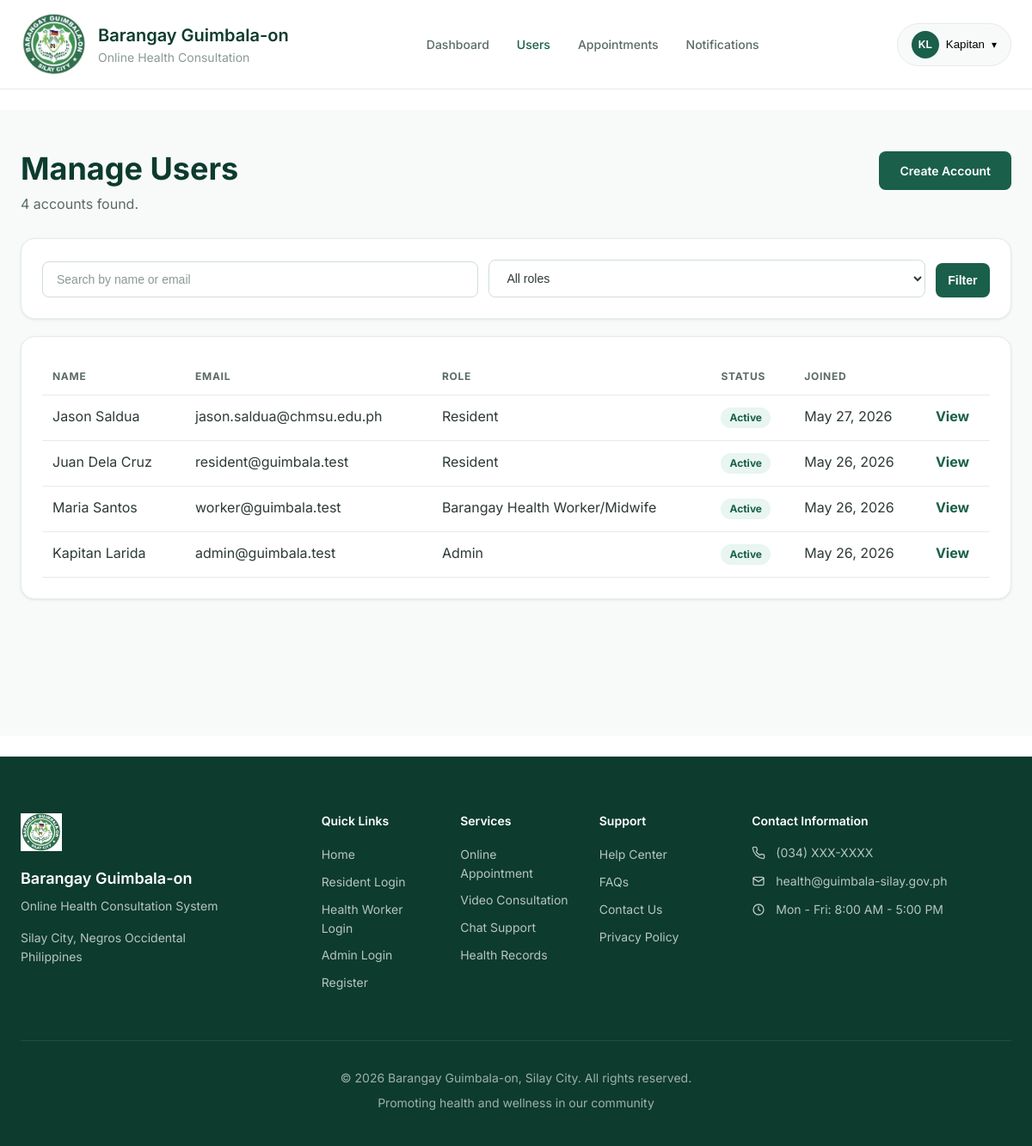
The page /accounts/admin/users/ (signed in) on the database as committed earlier.
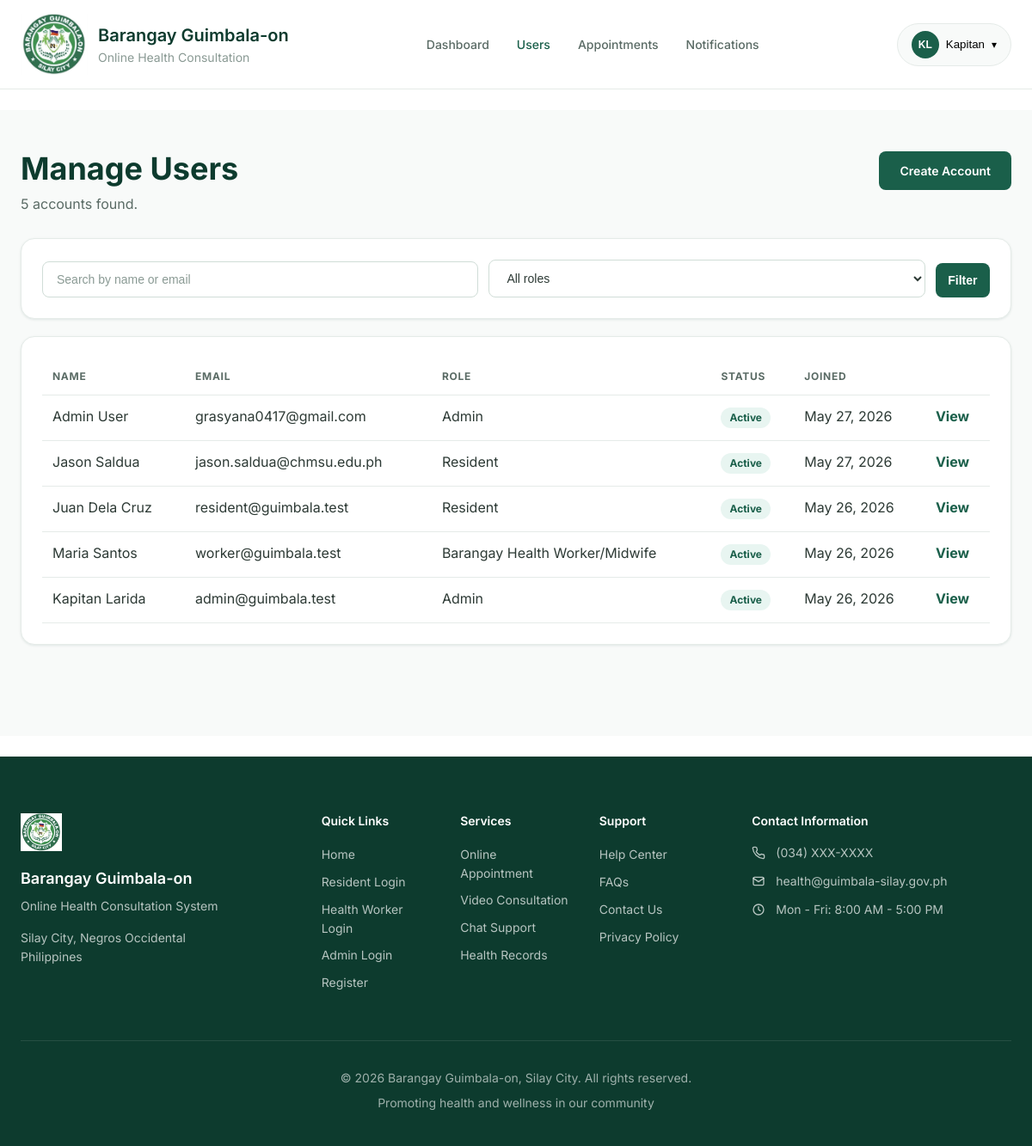
The same page on the database as committed later.
### accounts/models.py (models this page shows, shortened)
class User(AbstractUser):
    ROLE_CHOICES = [
        ('resident', 'Resident'),
        ('health_worker', 'Barangay Health Worker/Midwife'),
        ('admin', 'Admin'),
    ]
    username = None
    email = models.EmailField(_('email address'), unique=True)
    role = models.CharField(max_length=20, choices=ROLE_CHOICES, default='resident')
    phone_number = models.CharField(max_length=15, blank=True, null=True)
    address = models.TextField(blank=True, null=True)
    profile_picture = models.ImageField(upload_to='profile_pics/', blank=True, null=True)
    is_active = models.BooleanField(default=True)
    date_joined = models.DateTimeField(auto_now_add=True)
    last_updated = models.DateTimeField(auto_now=True)
    license_number = models.CharField(max_length=50, blank=True, null=True)
    specialization = models.CharField(max_length=100, blank=True, null=True)
    is_available = models.BooleanField(default=True)
    USERNAME_FIELD = 'email'
    REQUIRED_FIELDS = ['first_name', 'last_name']
    objects = UserManager()
    class Meta:
        verbose_name = 'User'
        verbose_name_plural = 'Users'
        ordering = ['-date_joined']
    def get_full_name(self):
        return f"{self.first_name} {self.last_name}".strip() or self.email
    @property
    def is_resident(self):
        return self.role == 'resident'
    @property
    def is_health_worker(self):
        return self.role == 'health_worker'
    @property
    def is_admin_user(self):
        return self.role == 'admin' or self.is_superuser

### accounts/views.py (the view)
# urls.py: path('admin/users/', views.user_list_view, name='user_list'),
@login_required
def user_list_view(request):
    if not request.user.is_admin_user:
        return redirect('accounts:dashboard_redirect')
    role_filter = request.GET.get('role', '')
    search_query = request.GET.get('q', '')
    users = User.objects.all()
    if role_filter:
        users = users.filter(role=role_filter)
    if search_query:
        users = users.filter(
            Q(first_name__icontains=search_query) |
            Q(last_name__icontains=search_query) |
            Q(email__icontains=search_query)
        )
    users = users.order_by('-date_joined')
    context = {
        'users': users,
        'role_filter': role_filter,
        'search_query': search_query,
        'total_count': users.count(),
    }
    return render(request, 'accounts/user_list.html', context)

### notifications/context_processors.py (called while the page is built)
def notifications_count(request):
    if request.user.is_authenticated:
        unread_count = Notification.objects.filter(
            recipient=request.user,
            is_read=False
        ).count()
        return {
            'unread_notifications_count': unread_count,
            'has_unread_notifications': unread_count > 0,
        }
    return {
        'unread_notifications_count': 0,
        'has_unread_notifications': False,
    }

### accounts/templates/accounts/user_list.html (shortened to what this page needs)
﻿{% extends 'base.html' %}
{% block content %}
<section class="app-page">
    <div class="container">
        <div class="page-heading split">
            <div>
                <h1>Manage Users</h1>
                <p>{{ total_count }} account{{ total_count|pluralize }} found.</p>
            </div>
            <a href="/admin/accounts/user/add/" class="btn btn-primary">Create Account</a>
        </div>
        <form method="get" class="filter-bar panel">
            <input type="search" name="q" value="{{ search_query }}" class="form-control" placeholder="Search by name or email">
            <select name="role" class="form-control">
                <option value="">All roles</option>
            </select>
            <button type="submit" class="btn btn-primary">Filter</button>
        </form>
        <div class="panel">
            <div class="table-responsive">
                <table class="data-table">
                    <thead>
                        <tr>
                            <th>Name</th>
                            <th>Email</th>
                            <th>Role</th>
                            <th>Status</th>
                            <th>Joined</th>
                            <th></th>
                        </tr>
                    </thead>
                    <tbody>
                        {% for account in users %}
                        <tr>
                            <td>{{ account.get_full_name }}</td>
                            <td>{{ account.email }}</td>
                            <td>{{ account.get_role_display }}</td>
                            <td><span class="status-badge {% if account.is_active %}status-approved{% else %}status-cancelled{% endif %}">{% if account.is_active %}Active{% else %}Inactive{% endif %}</span></td>
                            <td>{{ account.date_joined|date:"M d, Y" }}</td>
                            <td><a href="{% url 'accounts:user_detail' account.pk %}" class="text-link">View</a></td>
                        </tr>
                        {% empty %}
                        <tr><td colspan="6">No users match the filters.</td></tr>
                        {% endfor %}
                    </tbody>
                </table>
            </div>
        </div>
    </div>
</section>
{% endblock %}

### templates/base.html (shortened to what this page needs)
﻿<!DOCTYPE html>
<html lang="en">
<head>
    {% load static %}
    <link rel="stylesheet" href="{% static 'css/style.css' %}">
    <link rel="stylesheet" href="{% static 'css/animations.css' %}">
    <link rel="stylesheet" href="{% static 'css/responsive.css' %}">
</head>
<body class="{% block body_class %}{% endblock %}">
    {% block body_content %}
    {% include 'includes/navbar.html' %}
    <main class="main-content">
        {% block content %}{% endblock %}
    </main>
    {% include 'includes/footer.html' %}
    {% endblock %}
</body>
</html>

### templates/includes/navbar.html (shortened to what this page needs)
﻿{% load static %}
<nav class="navbar" id="navbar">
    <div class="container">
        <div class="navbar-content">
            <a href="{% url 'home' %}" class="navbar-logo">
                <div class="logo-icon">
                    <img src="{% static 'images/system-logo-v2.jfif' %}" alt="Barangay Guimbala-on Logo">
                </div>
                <div class="logo-text">
                    <span class="logo-title">Barangay Guimbala-on</span>
                    <span class="logo-subtitle">Online Health Consultation</span>
                </div>
            </a>
            <div class="navbar-nav desktop-nav">
                {% if user.is_authenticated %}
                    {% if user.is_resident %}
                        <a href="{% url 'accounts:resident_dashboard' %}" class="nav-link {% if request.resolver_match.url_name == 'resident_dashboard' %}active{% endif %}">
                            Dashboard
                        </a>
                        <a href="{% url 'appointments:create' %}" class="nav-link {% if request.resolver_match.url_name == 'create' %}active{% endif %}">
                            Book Appointment
                        </a>
                        <a href="{% url 'chat:list' %}" class="nav-link {% if request.resolver_match.url_name == 'list' %}active{% endif %}">
                            Messages
                        </a>
                        <a href="{% url 'notifications:list' %}" class="nav-link {% if request.resolver_match.url_name == 'list' %}active{% endif %}">
                            Notifications
                            {% if unread_notifications_count > 0 %}
                            <span class="nav-badge">{{ unread_notifications_count }}</span>
                            {% endif %}
                        </a>
                    {% elif user.is_admin_user %}
                        <a href="{% url 'accounts:admin_dashboard' %}" class="nav-link {% if request.resolver_match.url_name == 'admin_dashboard' %}active{% endif %}">
                            Dashboard
                        </a>
                        <a href="{% url 'accounts:user_list' %}" class="nav-link {% if request.resolver_match.url_name == 'user_list' %}active{% endif %}">
                            Users
                        </a>
                        <a href="{% url 'appointments:list' %}" class="nav-link {% if request.resolver_match.url_name == 'list' %}active{% endif %}">
                            Appointments
                        </a>
                        <a href="{% url 'notifications:list' %}" class="nav-link {% if request.resolver_match.url_name == 'list' %}active{% endif %}">
                            Notifications
                        </a>
                    {% endif %}
                {% else %}
                    <a href="{% url 'home' %}" class="nav-link {% if request.resolver_match.url_name == 'home' %}active{% endif %}">Home</a>
                    <a href="#services" class="nav-link">Services</a>
                    <a href="#how-it-works" class="nav-link">How It Works</a>
                    <a href="#contact" class="nav-link">Contact</a>
                {% endif %}
            </div>
            <div class="navbar-actions">
                {% if user.is_authenticated %}
                    <div class="user-menu dropdown">
                        <button class="user-menu-toggle dropdown-toggle" type="button">
                            <div class="user-avatar">
                                {% if user.profile_picture %}
                                    <img src="{{ user.profile_picture.url }}" alt="{{ user.get_full_name }}">
                                {% else %}
                                    <span>{{ user.first_name|first|upper }}{{ user.last_name|first|upper }}</span>
                                {% endif %}
                            </div>
                            <span class="user-name">{{ user.first_name }}</span>
                            <span class="dropdown-arrow" aria-hidden="true">▾</span>
                        </button>
                    </div>
                {% endif %}
            </div>
        </div>
    </div>
</nav>
<div class="navbar-spacer"></div>

### templates/includes/footer.html (shortened to what this page needs)
﻿{% load static %}
<footer class="footer" id="contact">
    <div class="container">
        <div class="footer-content">
            <div class="footer-brand">
                <div class="footer-logo">
                    <img src="{% static 'images/system-logo-v2.jfif' %}" alt="Barangay Guimbala-on Logo">
                </div>
                <h4>Barangay Guimbala-on</h4>
                <p>Online Health Consultation System</p>
                <p class="footer-address">
                    Silay City, Negros Occidental<br>
                    Philippines
                </p>
            </div>
            <div class="footer-links">
                <div class="footer-column">
                    <h5>Quick Links</h5>
                    <ul>
                        <li><a href="{% url 'home' %}">Home</a></li>
                        <li><a href="{% url 'accounts:resident_login' %}">Resident Login</a></li>
                        <li><a href="{% url 'accounts:worker_login' %}">Health Worker Login</a></li>
                        <li><a href="{% url 'accounts:admin_login' %}">Admin Login</a></li>
                        <li><a href="{% url 'accounts:register' %}">Register</a></li>
                    </ul>
                </div>
                <div class="footer-column">
                    <h5>Services</h5>
                    <ul>
                        <li><a href="#">Online Appointment</a></li>
                        <li><a href="#">Video Consultation</a></li>
                        <li><a href="#">Chat Support</a></li>
                        <li><a href="#">Health Records</a></li>
                    </ul>
                </div>
                <div class="footer-column">
                    <h5>Support</h5>
                    <ul>
                        <li><a href="#">Help Center</a></li>
                        <li><a href="#">FAQs</a></li>
                        <li><a href="#">Contact Us</a></li>
                        <li><a href="#">Privacy Policy</a></li>
                    </ul>
                </div>
            </div>
            <div class="footer-contact">
                <h5>Contact Information</h5>
                <div class="contact-item">
                    <span class="contact-icon"></span>
                    <span>(034) XXX-XXXX</span>
                </div>
                <div class="contact-item">
                    <span class="contact-icon"><svg viewBox="0 0 24 24" fill="none" aria-hidden="true"><rect x="3" y="5" width="18" height="14" rx="2" stroke="currentColor" stroke-width="2"/><path d="M3 7l9 6 9-6" stroke="currentColor" stroke-width="2" stroke-linecap="round" stroke-linejoin="round"/></svg></span>
                    <span>health@guimbala-silay.gov.ph</span>
                </div>
                <div class="contact-item">
                    <span class="contact-icon"><svg viewBox="0 0 24 24" fill="none" aria-hidden="true"><circle cx="12" cy="12" r="9" stroke="currentColor" stroke-width="2"/><path d="M12 7v5l3 2" stroke="currentColor" stroke-width="2" stroke-linecap="round"/></svg></span>
                    <span>Mon - Fri: 8:00 AM - 5:00 PM</span>
                </div>
            </div>
        </div>
        <div class="footer-bottom">
            <p>&copy; {% now "Y" %} Barangay Guimbala-on, Silay City. All rights reserved.</p>
            <p class="footer-credit">Promoting health and wellness in our community</p>
        </div>
    </div>
</footer>

### static/css/animations.css (style rules this page uses)
html { scroll-behavior: smooth; }

Rows that differ between the two databases and show on the page:
added User: get_full_name "Admin User", email "grasyana0417@gmail.com", role "Admin", is_active "Active", date_joined "May 27, 2026"
Other text that changed with them:
{{ total_count }}: "4" → "5"
